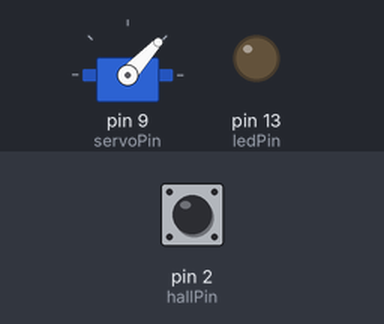
Bench run of a sketch on a simulated Arduino Uno, built with avr-gcc and run on an emulated ATmega328P. Shown: servo, output pins drawn as LEDs (lit = HIGH). Dashed ring = blinking. The test bench sets the inputs (shaded band); at power-on: pin 2 (hallPin) HIGH. What the sketch prints to the serial monitor is not drawn.

Above: at 1.2 s.
1.3 s: pin 2 (hallPin) driven LOW
At 2.9 s:
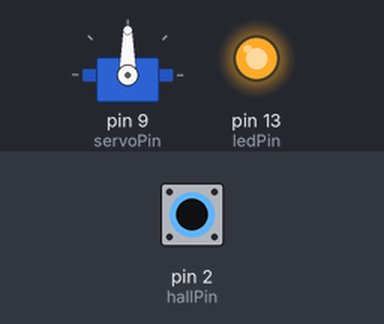
3.8 s: pin 2 (hallPin) driven HIGH
At 6.1 s:
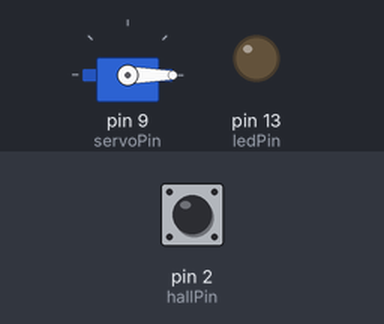
6.8 s: pin 2 (hallPin) driven LOW
At 6.95 s:
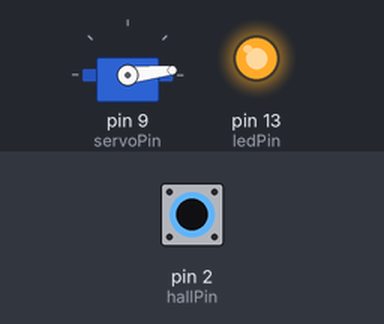
9.8 s: pin 2 (hallPin) pulsed HIGH 5 times (0.12 s each, 0.3 s apart)
At 10.53 s:
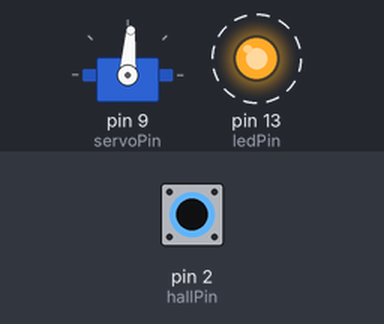
14.3 s: pin 2 (hallPin) pulsed HIGH 2 times (0.12 s each, 0.3 s apart)
At 15.6 s:
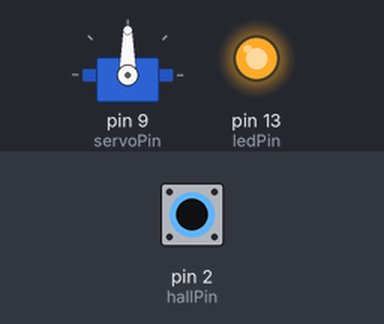
Timing chart, 0 to 17.3 s (numbered marks = the images above; inputs shaded):
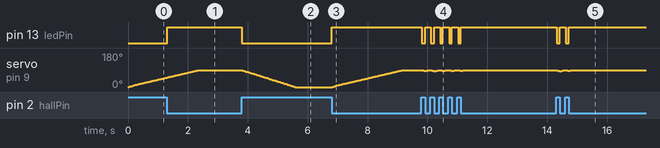

The sketch:

testing_halleffect.ino
```cpp
// #include <Servo.h>

// const int hallPin = 2;
// const int ledPin = 13;
// const int servoPin = 9;

// Servo servoMotor;

// int angle = 0;

// // timing
// unsigned long previousMillis = 0;
// const int stepDelay = 20; // speed control (lower = faster)

// // states
// enum State {
//   MOVING_FORWARD,
//   MOVING_BACK
// };

// State currentState = MOVING_FORWARD;

// void setup() {
//   pinMode(hallPin, INPUT);
//   pinMode(ledPin, OUTPUT);

//   Serial.begin(9600);

//   servoMotor.attach(servoPin);
//   servoMotor.write(angle);
// }

// void loop() {
//   int sensorState = digitalRead(hallPin);

//   // LED feedback
//   digitalWrite(ledPin, sensorState == LOW ? HIGH : LOW);

//   unsigned long currentMillis = millis();

//   if (currentMillis - previousMillis >= stepDelay) {
//     previousMillis = currentMillis;

//     if (currentState == MOVING_FORWARD) {
//       if (angle < 90) {
//         angle++;
//         servoMotor.write(angle);
//       } else {
//         // reached end → switch direction
//         currentState = MOVING_BACK;
//         Serial.println("Reached 90, reversing...");
//       }
//     }

//     else if (currentState == MOVING_BACK) {
//       if (sensorState == HIGH) {
//         // STOP when hall sensor detects magnet
//         servoMotor.write(angle);
//         Serial.println("Magnet detected, stopping.");
//       } else {
//         // keep moving back slowly
//         if (angle > 0) {
//           angle--;
//           servoMotor.write(angle);
//         }
//       }
//     }
//   }
// }

#include <Servo.h>

const int hallPin = 2;
const int ledPin = 13;
const int servoPin = 9;

Servo servoMotor;

int angle = 0;

// timing
unsigned long previousMillis = 0;
const int stepDelay = 20;

// states
enum State {
  MOVING_FORWARD,
  MOVING_BACK,
  WAIT_FOR_RESET
};

State currentState = MOVING_FORWARD;

void setup() {
  pinMode(hallPin, INPUT);
  pinMode(ledPin, OUTPUT);

  Serial.begin(9600);

  servoMotor.attach(servoPin);
  servoMotor.write(angle);
}

void loop() {
  int sensorState = digitalRead(hallPin);

  // LED feedback
  digitalWrite(ledPin, sensorState == LOW ? HIGH : LOW);

  unsigned long currentMillis = millis();

  if (currentMillis - previousMillis >= stepDelay) {
    previousMillis = currentMillis;

    switch (currentState) {

      case MOVING_FORWARD:
        if (angle < 90) {
          angle++;
          servoMotor.write(angle);
          Serial.println("Currently moving forward");
        } else {
          currentState = MOVING_BACK;
          Serial.println("Reached 90 → reversing");
        }
        break;

      case MOVING_BACK:
        if (sensorState == LOW) {
          // magnet detected → restart cycle
          Serial.println("Magnet detected → restarting");
          // currentState = WAIT_FOR_RESET;
          currentState = MOVING_FORWARD;
        } else {
          if (angle > 0) {
            angle--;
            servoMotor.write(angle);
          }
        }
        break;
    }
  }
}
```

Measured:
- after the input at 1.3 s, pin 13 (ledPin): LOW → HIGH at once; servo on pin 9 (servoPin): goes on until 2.4 s, then stays 90°
- after the input at 3.8 s, pin 13 (ledPin): HIGH → LOW at once; servo on pin 9 (servoPin): moves from 90° to 0° over 1.8 s, starting at once
- after the input at 6.8 s, pin 13 (ledPin): LOW → HIGH at once; servo on pin 9 (servoPin): moves from 0° to 90° over 2.4 s, starting at once
- after the input at 9.8 s, pin 13 (ledPin): alternates HIGH for 0.21 s and LOW for 0.09 s, 10 changes in all, then stays HIGH, starting at once
- after the input at 14.3 s, pin 13 (ledPin): alternates HIGH for 0.20 s and LOW for 0.10 s, 4 changes in all, then stays HIGH, starting at once
